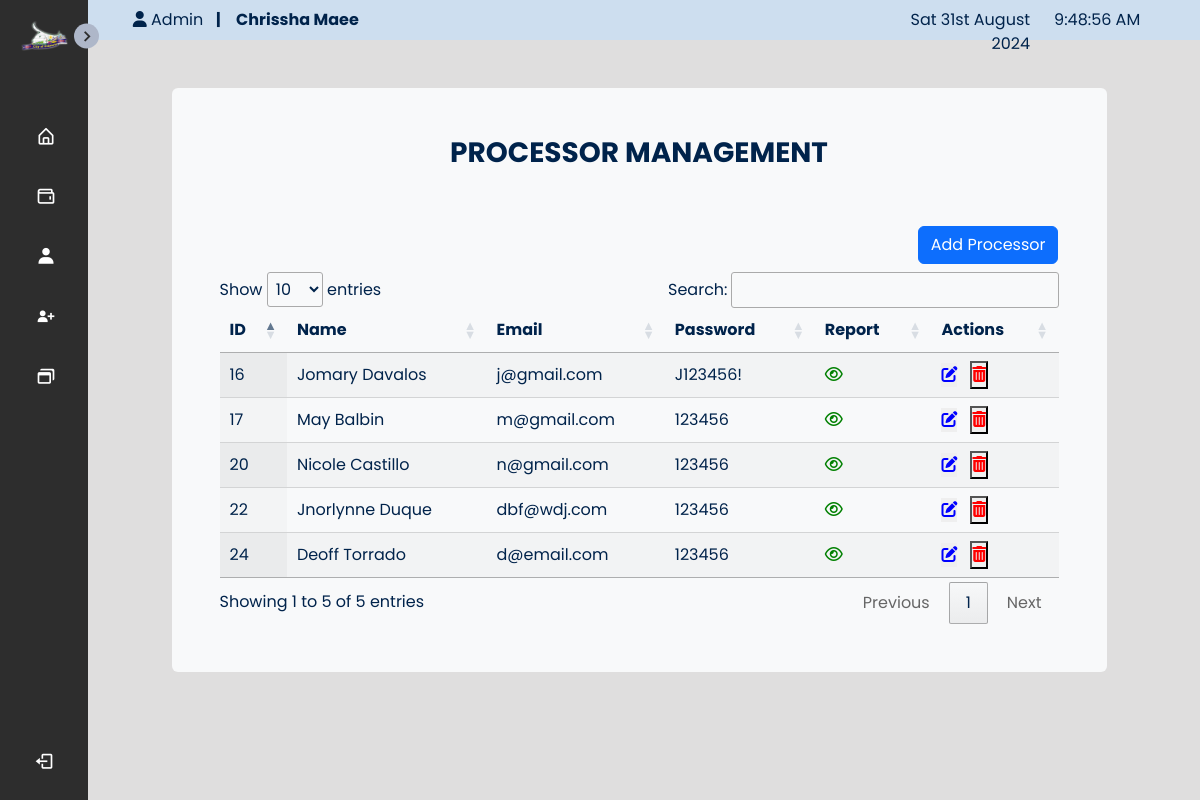
Screenshot of /admin/admin_manage_processor.php (signed in) with the database file from the repository.
### tables this page shows
CREATE TABLE `users` (
  `id` int(30) NOT NULL,
  `u_name` text NOT NULL,
  `type` tinyint(4) NOT NULL DEFAULT 3 COMMENT '1 = Admin, 2= staff, 3=client',
  `username` varchar(100) NOT NULL,
  `password` text NOT NULL,
  `phone` varchar(20) DEFAULT NULL
);

### admin/admin_manage_processor.php (the view, shortened to what this page needs)
<?php
require '../config.php';
?>
<!DOCTYPE html>
<html lang="en">
<head>
    <?php include('../inc/header.php'); ?>
    <link rel="stylesheet" href="../css/AdminStyle.css">
</head>
<body>
    <?php include('../inc/admin_navbar.php');
    ?>
    <section class="home">
        <div class="cont">
            <?php include('admin_bar.php'); ?>
            <div class="col-10 mx-auto my-5 bg-light rounded">
                <div class="col-sm-12 mx-auto p-5">
                    <center>
                        <h3><b>PROCESSOR MANAGEMENT</b></h3>
                    </center><br>
                    <div id="notif"></div><br />
                    <div class="row">
                        <div class="col-sm-2 mb-2">
                        </div>
                        <div class="col-sm-10 mb-2" align="right">
                            <button type="button" class="btn btn-primary" data-bs-toggle="modal" data-bs-target="#staticBackdrop">Add Processor</button>
                        </div>
                    </div>
                    <div style="overflow-x:auto;">
                        <table id="table_id" class="display">
                            <thead>
                                <tr>
                                    <th scope="col">ID</th>
                                    <th scope="col">Name</th>
                                    <th scope="col">Email</th>
                                    <th scope="col">Password</th>
                                    <th scope="col">Report</th>
                                    <th scope="col">Actions</th>
                                </tr>
                            </thead>
                            <tbody>
                                <?php
                                $sql = "select * from users where type = 2";
                                $dataset = $connect->query($sql) or die("Error query");
                                if (mysqli_num_rows($dataset) > 0) {
                                    while ($data = $dataset->fetch_array()) {
                                        echo "<tr>
      <td> $data[0]</td>
      <td>$data[1]</td>
      <td>$data[3]</td>
      <td>$data[4]</td>
      <td><a href=\"admin_processor_report.php?processorID=$data[0]\" ><i style=\"color:green;\" class='fa-regular fa-eye'></a></i></td>
      <td>  <button type='button' id='update' class='eme'  style=' border: none; background-color: none;' data-id='$data[0]' data-name='$data[1]' data-uname='$data[3]' data-pass='$data[4]' class='btn btn-success'><i  input type=\"edit\"  class=\"fa-solid fa-pen-to-square\" style=\"color:blue;\"></i></button>
      &nbsp; <button type='button' class='delete' data-id='$data[0]'> <i  input type=\"submit\"  class=\"fas fa-trash-alt\" style=\"color:red;\"></i> </button></td>
      </tr>";
                                    }
                                } else {
                                    echo "Empty resultset";
                                }
                                echo "</tbody>
</table>
</div>"; ?>
                    </div>
                </div>
            </div>
    </section>
    <br><br>
    <br><br>
</body>
</html>

### css/adminstyle.css (style rules this page uses)
* { margin: 0; padding: 0; box-sizing: border-box; font-family: 'Poppins'; color: #00234B; }
:root { --body-color: #dfdede; --sidebar-color: #2D2D2D; --primary-color: #aeb7c9; --primary-color-light: #F6F5FF; --toggle-color: rgb(202, 198, 198); --text-color: #ffffff; --tran-03: all 0.2s ease; --tran-03: all 0.3s ease; --tran-04: all 0.3s ease; --tran-05: all 0.3s ease; }
body { height: auto; background-color: var(--body-color); transition: var(--tran-05); }
.home { position: absolute; top: 0; top: 0; left: 250px; height: auto; width: calc(100% - 250px); background-color: var(--body-color); transition: var(--tran-05); }
.sidebar.close~.home { left: 78px; height: 100vh; width: calc(100% - 78px); }
.cont { background-color: #dfdede; height: auto; width: auto; padding-bottom: 40px; }

### rows the page displays
users: id "16", u_name "Jomary Davalos", username "j@gmail.com", password "J123456!"
users: id "17", u_name "May Balbin", username "m@gmail.com", password "123456"
users: id "20", u_name "Nicole Castillo", username "n@gmail.com", password "123456"
users: id "22", u_name "Jnorlynne Duque", username "dbf@wdj.com", password "123456"
users: id "24", u_name "Deoff Torrado", username "d@email.com", password "123456"

### other values shown
$_SESSION['admin']['u_name'] "Chrissha Maee"
